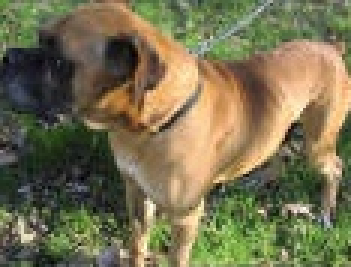
#> input picture dog/dog_0000.jpg, 117 x 89 px, given as the content of the folder fruit, which was not available (shown 3 times larger)
$ python lab3_exam.py
#> lines starting #> are read from the running program, lines starting #| are printed output that depends on the picture; after the words box and inside, x2 and y2 are one past the last pixel; in counts of white or black regions, pixels touching at a corner belong together
import cv2
import numpy as np
import matplotlib.pyplot as plt
import os

# 1. Linear Discriminant Classifier
class LinearDiscriminantClassifier:
    def __init__(self):
        self.means  = {}   # μ_c
        self.priors = {}   # P(w_c)
        self.w_vecs = {}   # w_c = μ_c / σ²
        self.w_bias = {}   # w_c0 = -||μ_c||² / (2σ²) + ln P(w_c)
        self.sigma2 = None # σ²

    def fit(self, X, y):
        classes = np.unique(y)
        N = len(y)

        # Estimate class means and priors
        for c in classes:
            Xc = X[y == c]
            self.means[c]  = np.mean(Xc, axis=0)   # μ_c = (1/N_c) Σ x_i
            self.priors[c] = len(Xc) / N           # P(w_c) = N_c / N

        # Pooled scalar variance: σ² = Σ_c Σ_{x∈w_c} ||x - μ_c||² / (N * D)
        pooled = sum(np.sum((X[y == c] - self.means[c])**2) for c in classes)
        self.sigma2 = pooled / (N * X.shape[1])

        # Weight vector and bias for each class:
        # w_c = μ_c / σ²
        # w_c0 = -||μ_c||² / (2σ²) + ln P(w_c)
        for c in classes:
            mu = self.means[c]
            self.w_vecs[c] = mu / self.sigma2
            self.w_bias[c] = (-0.5 / self.sigma2) * (mu @ mu) + np.log(self.priors[c])

    def predict(self, X):
        # Discriminant function: g_c(x) = w_c^T * x + w_c0
        g0 = X @ self.w_vecs[0] + self.w_bias[0]   # Score for class 0
        g1 = X @ self.w_vecs[1] + self.w_bias[1]   # Score for class 1

        return (g1 > g0).astype(int)


# 2. Gaussian Bayes Classifier
class GaussianBayesClassifier:
    def __init__(self):
        self.means = {}   # μ_c
        self.covs = {}    # Σ_c
        self.priors = {}  # P(w_c)

    def fit(self, X, y):
        N = len(y)
        for c in np.unique(y):
            Xc = X[y == c]
            self.means[c]  = np.mean(Xc, axis=0)
            self.covs[c]   = np.atleast_2d(np.cov(Xc, rowvar=False)) + 1e-6 * np.eye(2)
            self.priors[c] = len(Xc) / N

    def _pdf(self, X, mean, cov):
        # Multivariate Gaussian PDF:
        # p(x | w_c) = 1/sqrt((2π)^D |Σ_c|) * exp(-0.5 * (x-μ)^T Σ^-1 (x-μ))
        D = X.shape[1]
        norm = 1.0 / np.sqrt(((2 * np.pi)**D) * np.linalg.det(cov))
        diff = X - mean
        # Mahalanobis distance: (x - μ)^T Σ^-1 (x - μ)
        maha = np.sum(np.dot(diff, np.linalg.inv(cov)) * diff, axis=1)
        return norm * np.exp(-0.5 * maha)

    def predict(self, X):
        # ŷ = argmax_c [ p(x | w_c) * P(w_c) ]
        post = np.column_stack([
            self._pdf(X, self.means[c], self.covs[c]) * self.priors[c]
            for c in [0, 1]
        ])
        return np.argmax(post, axis=1)


# Load images & extract features
# Features: f1 = pixel mean,  f2 = pixel std dev
X_all, y_all = [], []
for label, folder in [(0, 'fruit'), (1, 'dog')]:
    for f in sorted(os.listdir(folder)):
        if f.lower().endswith(('.jpg', '.jpeg', '.png')):
            img = cv2.imread(os.path.join(folder, f), cv2.IMREAD_GRAYSCALE)
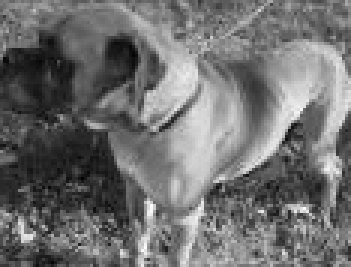
#> img: shape (89, 117) (shown 3 times larger); min 1, max 255, mean 111.6
            X_all.append([np.mean(img), np.std(img)])
            y_all.append(label)

X = np.array(X_all, dtype=np.float64)
y = np.array(y_all)
print(f"Total: {len(X)}  (Fruit={sum(y==0)}, Dog={sum(y==1)})")

# Train / Test split
np.random.seed(42)
idx   = np.random.permutation(len(X))
split = int(0.8 * len(X))
X_train, X_test = X[idx[:split]], X[idx[split:]]
y_train, y_test = y[idx[:split]], y[idx[split:]]

# Train both classifiers
lda = LinearDiscriminantClassifier(); lda.fit(X_train, y_train)
bayes = GaussianBayesClassifier(); bayes.fit(X_train, y_train)

# Evaluate both
for name, clf in [('LDA', lda), ('Bayes', bayes)]:
    pred = clf.predict(X_test)
    acc  = np.mean(y_test == pred)
    tp = np.sum((y_test==1)&(pred==1)); tn = np.sum((y_test==0)&(pred==0))
    fp = np.sum((y_test==0)&(pred==1)); fn = np.sum((y_test==1)&(pred==0))
    print(f"\n{name}  Accuracy: {acc*100:.2f}%")
    print(f"  Confusion Matrix: [[TN={tn} FP={fp}] [FN={fn} TP={tp}]]")

print(f"\nLDA Parameters:")
print(f"Shared σ² = {lda.sigma2:.4f}")
print(f"Boundary vector (w1-w0) = {lda.w_vecs[1] - lda.w_vecs[0]}")
print(f"Boundary offset (b1-b0) = {lda.w_bias[1] - lda.w_bias[0]:.4f}")

x1 = np.linspace(X[:,0].min()-5, X[:,0].max()+5, 400)
x2 = np.linspace(X[:,1].min()-5, X[:,1].max()+5, 400)
xx, yy = np.meshgrid(x1, x2)
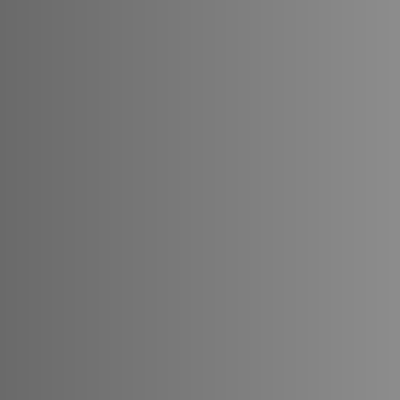
#> xx: shape (400, 400) float64; min 106.6, max 140.9, mean 123.7
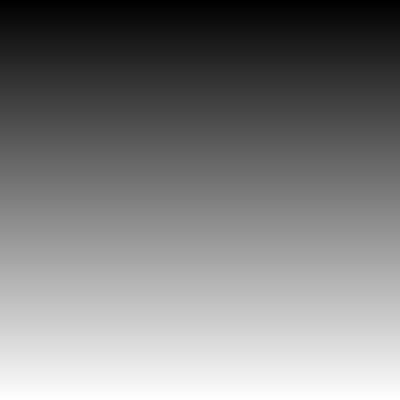
#> yy: shape (400, 400) float64; min 43.37, max 85.3, mean 64.3; drawn with min black and max white
grid = np.c_[xx.ravel(), yy.ravel()]

class_names = ['Fruit', 'Dog']
fig, axes = plt.subplots(1, 2, figsize=(14, 6))

for ax, clf, name in zip(axes, [lda, bayes], ['LDA', 'Gaussian Bayes']):
    Z = clf.predict(grid).reshape(xx.shape)
    ax.contourf(xx, yy, Z, alpha=0.2, cmap='coolwarm')
    ax.contour(xx, yy, Z, levels=[0.5], colors='black')

    for c, col in zip([0, 1], ['blue', 'orange']):
        ax.scatter(*X_train[y_train==c].T, c=col, s=8, label=class_names[c])
        ax.scatter(*clf.means[c], marker='*', s=200, c='black')

    acc = np.mean(y_test == clf.predict(X_test)) * 100
    ax.set_title(f'{name} (Accuracy: {acc:.2f}%)')
    ax.set_xlabel('Pixel Mean')
    ax.set_ylabel('Pixel Std Dev')
    ax.legend()
    ax.grid(alpha=0.3)
#> this loop made 2 passes
#> pass 1, `Z = clf.predict(grid).reshape(xx.shape)`:
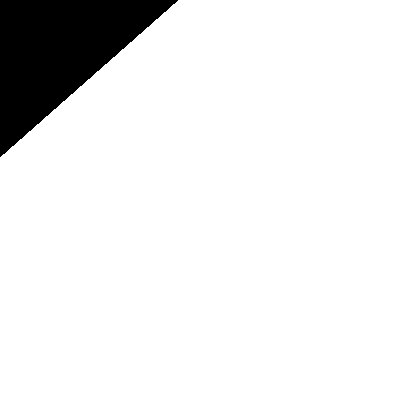
#> Z: shape (400, 400) int64; values 0 (black) and 1 (white), 91.2% white; 1 black region, box (x1, y1, x2, y2) and area: (0, 0, 178, 157) 14061
#> pass 2, `Z = clf.predict(grid).reshape(xx.shape)`:
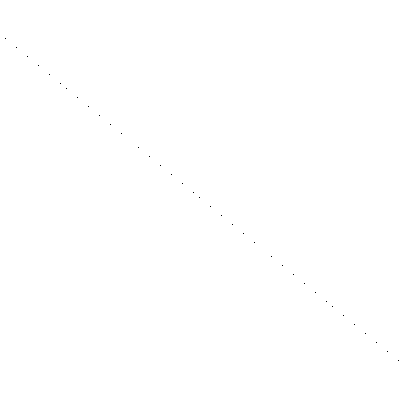
#> Z: shape (400, 400) int64; values 0 (black) and 1 (white), 100% white; black in thin lines or dots, all inside (x1, y1, x2, y2) = (5, 38, 399, 361)

plt.tight_layout()
plt.show()
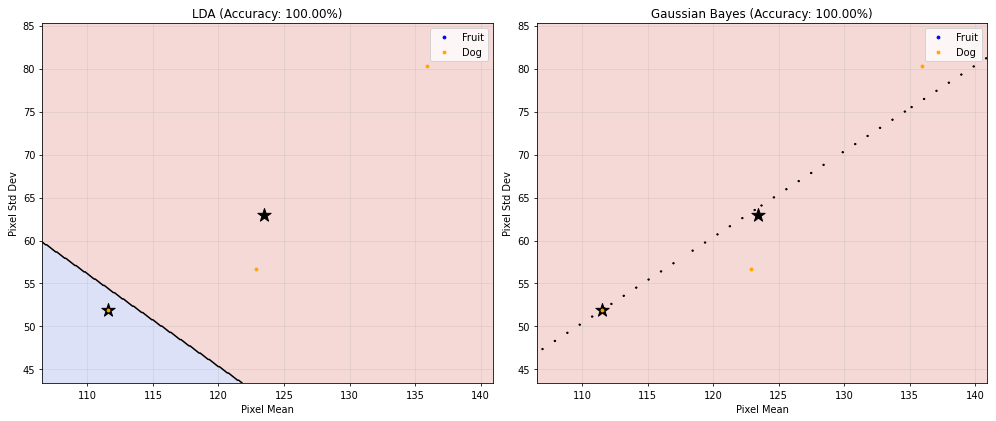
#> figure drawn by matplotlib, 2 panels
